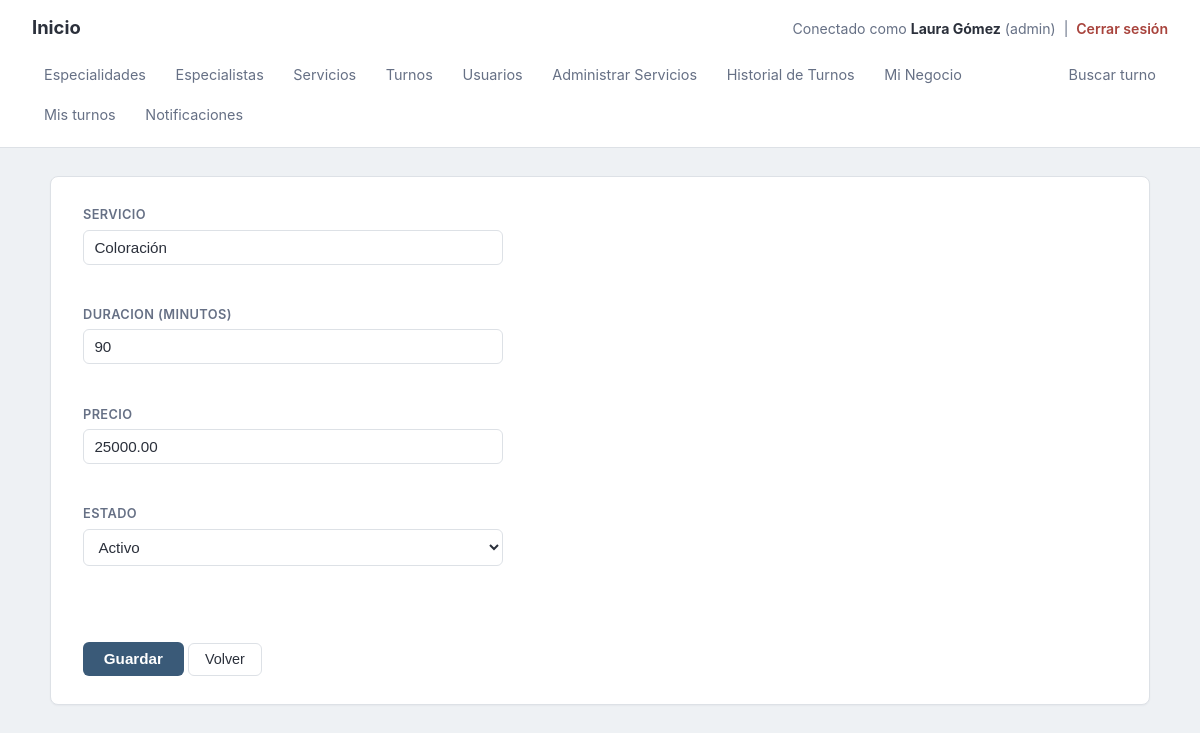
/servicios/modificacion/index.php?id=2 (signed in), run on the app's committed database.
### tables this page shows
CREATE TABLE servicios (id INT AUTO_INCREMENT PRIMARY KEY, negocio_id INT NOT NULL, nombre VARCHAR(150) NOT NULL, duracion_min INT NOT NULL, precio DECIMAL(10,2) NOT NULL, estado VARCHAR(50) DEFAULT 'activo', FOREIGN KEY (negocio_id) REFERENCES negocio_config (id) ON DELETE CASCADE ON UPDATE CASCADE);

### servicios/modificacion/index.php (the view, shortened to what this page needs)
<?php
require("../../require_admin.php");
$id = $_GET['id'];
$stmt = $conexion->prepare("SELECT * FROM servicios WHERE id = ? AND negocio_id = ?");
$stmt->bind_param("ii", $id, $_SESSION['usuario_negocio_id']);
$stmt->execute();
$fila = $stmt->get_result()->fetch_assoc();
?>
<!doctype html>
<html>
<head>
<link rel="stylesheet" href="../../estilos.css">
</head>
<body>
<?php require("../../menu_interior1.php"); ?>
<main class="container">
<form action="modificar.php" method="post">
<h3>Servicio</h3>
<input type="text" name="nombre" id="nombre" value="<?php echo htmlspecialchars($fila['nombre']); ?>" required><br>
<h3>Duracion (minutos)</h3>
<input type="number" name="duracion_min" id="duracion_min" min="1" value="<?php echo htmlspecialchars($fila['duracion_min']); ?>" required><br>
<h3>Precio</h3>
<input type="number" step="0.01" min="0" name="precio" id="precio" value="<?php echo htmlspecialchars($fila['precio']); ?>" required><br>
<h3>Estado</h3>
<select name="estado" id="estado">
<option value="activo" <?php echo ($fila['estado'] == 'activo') ? 'selected' : ''; ?>>Activo</option>
</select><br>
<br><br>
<input type="submit" value="Guardar">
<button type="button" onclick="location.href='../'">Volver</button>
</form>
</main>
</body>
</html>

### estilos.css (style rules this page uses)
:root { --bg: #eef1f4; --surface: #ffffff; --text: #2b303b; --text-muted: #667085; --border: #dde1e6; --primary: #3a5a78; --primary-dark: #2c4a63; --danger: #a8433c; --radius: 6px; }
* { box-sizing: border-box; }
html, body { margin: 0; padding: 0; min-height: 100%; }
body { background: var(--bg); color: var(--text); font-family: -apple-system, BlinkMacSystemFont, "Segoe UI", Roboto, Helvetica, Arial, sans-serif; font-size: 15px; line-height: 1.5; }
main.container { max-width: 1100px; margin: 1.75rem auto; background: var(--surface); border: 1px solid var(--border); border-radius: 8px; padding: 1.75rem 2rem; box-shadow: 0 1px 2px rgba(16, 24, 40, .04); }
main.container::after { content: ""; display: table; clear: both; }
form h3 { font-size: .8rem; text-transform: uppercase; letter-spacing: .03em; color: var(--text-muted); font-weight: 600; margin: 1.1rem 0 .35rem; }
form h3:first-of-type { margin-top: 0; }
input[type="text"], input[type="email"], input[type="password"], input[type="date"], input[type="time"], input[type="number"] { display: block; width: 100%; max-width: 420px; padding: .5rem .65rem; border: 1px solid var(--border); border-radius: var(--radius); font-size: .95rem; color: var(--text); background: #fff; }
form select { display: block; width: 100%; max-width: 420px; padding: .5rem .65rem; border: 1px solid var(--border); border-radius: var(--radius); font-size: .95rem; color: var(--text); background: #fff; }
input[type="submit"] { background: var(--primary); color: #fff; border: none; padding: .55rem 1.3rem; border-radius: var(--radius); font-size: .95rem; font-weight: 600; cursor: pointer; margin-top: .5rem; }
button { background: #fff; color: var(--text); border: 1px solid var(--border); padding: .45rem 1rem; border-radius: var(--radius); font-size: .9rem; cursor: pointer; }

### data on the page
servicios: nombre "Coloración", duracion_min "90", precio "25000.00", estado "Activo"

### other printed values
$_SESSION['usuario_nombre'] "Laura Gómez"
$_SESSION['usuario_rol'] "admin"
